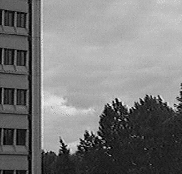
%> input picture SKY.PGM, 182 x 174 px
$ octave CLSF_final.m   (GNU Octave 9; MATLAB toolbox functions it lacks are replaced by stand-ins)
%> lines starting %> are read from the running program, lines starting %| are printed output that depends on the picture
clear all;
close all;
I=imread('SKY.PGM');
%> I is the input picture: size 174x182 uint8; min 0, max 235, mean 122.9

%I=im2double(I);
figure();imshow(I);
[M, N]=size(I);
%> M = 174; N = 182
F=fft2(double(I));

T=1;
a=0.1;
b=0.1;

[p_cons,q]=size(I);
%> p_cons = 174; q = 182
x=1:(p_cons);
%> x = 174 values from 1 to 174
y=1:(q);
%> y = 182 values from 1 to 182
xn1=find(x>p_cons/2);
%> xn1 = 87 values from 88 to 174
x(xn1)=x(xn1)-p_cons;
yn1=find(y>q/2);
%> yn1 = 91 values from 92 to 182
y(yn1)=y(yn1)-q;
[v,u]=meshgrid(y,x);


for N = 1: p_cons
   for M = 1:q
       H(N,M)=(T/(pi*(u(N,M)*a+v(N,M)*b))).*(sin(pi*(u(N,M)*a+v(N,M)*b)))...
           *exp(-(1j*pi*(u(N,M)*a+v(N,M)*b)));


    end
end

%F=fft2(I);
H(isnan(H)) =0;
G=F.*(H);
g=real(ifft2(double(G)));
figure();imshow(uint8(g));

%gaussian noise

mean1=0;   % value ofmean


gd=abs(g*0.0005); %
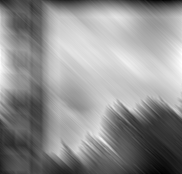
%> gd: size 174x182 double; min 0.000575, max 0.082, mean 0.0465; drawn with min black and max white
nse= mean1 + gd.*randn(size(g));
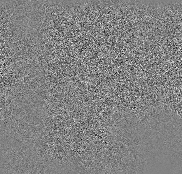
%> nse: size 174x182 double; min -0.246, max 0.234, mean 5.38e-07; drawn with min black and max white
out_noise=g+nse;
figure();imshow(uint8(out_noise));
G2=fft2(out_noise);

I_nfil=(H).*G2;

%figure();imshow(log(1+abs(fftshift(I_nfil))),[]);
n_xy=real(ifft2(double(I_nfil)));


H2=abs(H).^2;


%constrained linear filtering

[M,N]=size(I);
MN=M*N;
tamp_data=[1:M]'*ones(1,N)+ones(M,1)*[1:N];
H2=H.^2;
%gamma=.000009;
gmm=.000000009;

p_cons=[0 -1 0; -1 4 -1; 0 -1 0];
f_cons=fft2(p_cons.*tamp_data(1:size(p_cons,1),1:size(p_cons,2)),174,182);
Hcons=conj(H).*G./(H2+gmm*abs(f_cons).^2);
hcons=abs(ifft2(Hcons));

%figure();imshow(uint8(hcons));

gn2=uint8(hcons);
gn3=zeros(174,182);
gn3(1:174,1:14)=gn2(1:174,169:182);
gn3(1:174,15:182)=gn2(1:174,1:168);
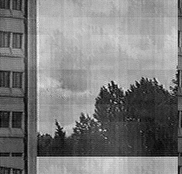
%> gn3: size 174x182 double; min 2, max 251, mean 124.5; mean of the top-left, top-right, bottom-left and bottom-right quarters 144.4, 166.2, 105.8, 81.8

figure();imshow(uint8(gn3));title('CLSF filtered image')


%figure();imshow(gn3,[]);
%iteraion
Rr=abs(G-H.*Hcons);
r=real(ifft2(Rr));
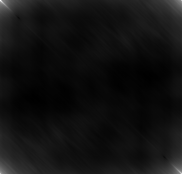
%> r: size 174x182 double; min 68.26, max 1023.2, mean 135.1; drawn with min black and max white
r2=(sum(sum(abs(r).^2))-r(1,1)^2)/MN;
%> r2 = 21333.9


%iteration2

mean_n_xy=mean2(n_xy);
%> mean_n_xy = 70.39
std_n=std2(n_xy);
%> std_n = 26.39
n2=M*N*((mean_n_xy.^2)+(std_n.^2))
%> n2 = 178947818.9


Gn=fft2(gn3);
R=G2-(H.*Gn);
r=abs(ifft2(R));
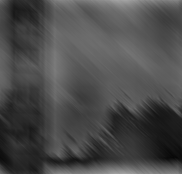
%> r: size 174x182 double; min 7.25, max 162.2, mean 75

r2=std2(r.^2)
%> r2 = 4000.8

[peaksnr, snr] = psnr(I,uint8(gn3))
%> peaksnr = 12.28; snr = 6.89

Idiff1=double(I)-double(out_noise);
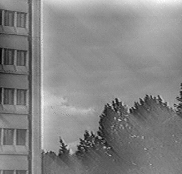
%> Idiff1: size 174x182 double; min -160.4, max 203.5, mean 29.9; drawn with min black and max white
idiff2=double(I)-double(uint8(gn3));
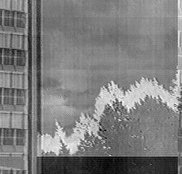
%> idiff2: size 174x182 double; min -196, max 199, mean -1.6; drawn with min black and max white
mean1=mean2(Idiff1.*Idiff1);
%> mean1 = 3248.8
mean2=mean2(idiff2.*idiff2);
%> mean2 = 3843.2
isnr=10*log(mean1/mean2)/log(10)
%> isnr = -0.73
